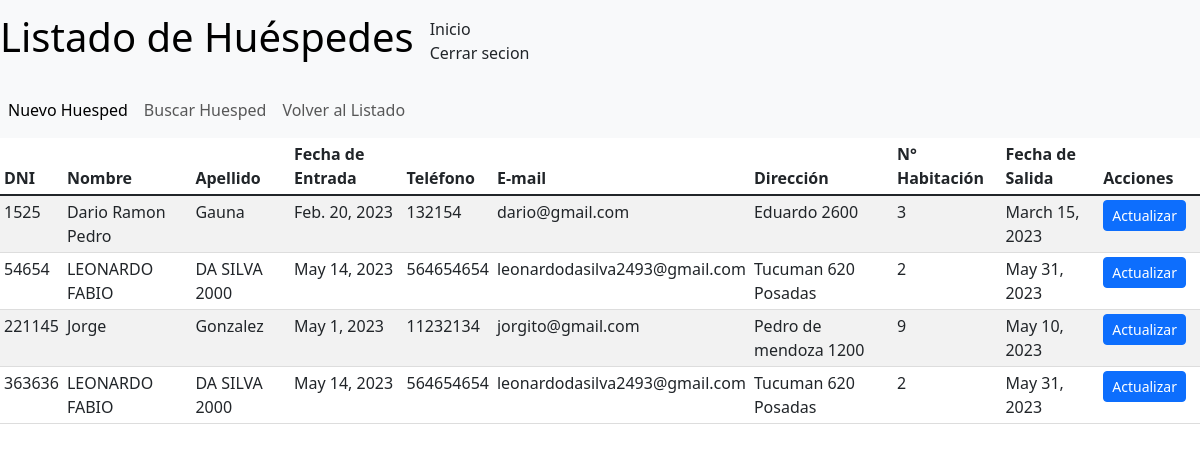
/mostrarHuesped/ (signed in), run on the app's committed database.
### gestion_persona/models.py (models this page shows, shortened)
class Persona(models.Model):
    dni = models.IntegerField(primary_key=True, null=False)
    nombre = models.CharField(max_length=100, null=False)
    apellido = models.CharField(max_length=100, null=False)
    fecha_entrada = models.DateField(null=False)
    telefono = models.CharField(max_length=100, null=False)
    email = models.EmailField(max_length=100, null=False)
    direccion = models.CharField(max_length=100, null=False)
    habitacion_nro = models.IntegerField(null=False)
    fecha_salida = models.DateField(null=False)

### gestion_persona/views.py (the view)
# urls.py: path('mostrarHuesped/', MostrarHuesped, name="lista_huespedes"),
def MostrarHuesped(request):
    lista_huesped = Persona.objects.all()
    return render(request, 'huespedes.html', {'lista_huesped':lista_huesped})

### gestion_persona/templates/huespedes.html (shortened to what this page needs)
{% extends 'principal.html' %}
{% block title %} Listado de Huéspedes{%  endblock %}
{% block content %}
<nav class="navbar navbar-expand-lg navbar-light bg-light">
    <div class="collapse navbar-collapse" id="navbarNavAltMarkup">
      <div class="navbar-nav">
        <a class="nav-item nav-link active" href="/mostrarHuesped/alta">Nuevo Huesped</a>
        <a class="nav-item nav-link" href="/mostrarHuesped/buscar">Buscar Huesped</a>
        <a class="nav-item nav-link" href="/mostrarHuesped/">Volver al Listado</a>
      </div>
  </div>
</nav>
<div class="table-container">
    <table class="table table-sm fs-6 table table-striped">
        <thead>
            <tr>
                <th>DNI</th>
                <th>Nombre</th>
                <th>Apellido</th>
                <th>Fecha de Entrada</th>
                <th>Teléfono</th>
                <th>E-mail</th>
                <th>Dirección</th>
                <th>N° Habitación</th>
                <th>Fecha de Salida</th>
                <th>Acciones</th>
            </tr>
        </thead>
        <tbody class="table-group-divider">
            {% for persona in lista_huesped %}
            <tr>
                <td>{{ persona.dni }}</td>
                <td>{{ persona.nombre }}</td>
                <td>{{ persona.apellido }}</td>
                <td>{{ persona.fecha_entrada }}</td>
                <td>{{ persona.telefono }}</td>
                <td>{{ persona.email }}</td>
                <td>{{ persona.direccion }}</td>
                <td>{{ persona.habitacion_nro }}</td>
                <td>{{ persona.fecha_salida }}</td>
                <td>
                    <a href='actualizar/{{ persona.dni }}' class="btn btn-primary btn-sm">Actualizar</a>
                </td>
            </tr>
            {% endfor %}
        </tbody>
    </table>
</div>
{% endblock %}

### gestion_persona/static/css/estilos.css (style rules this page uses)
.table { width: 100%; border-collapse: collapse; }
.table th, .table td { padding: 8px; text-align: left; border-bottom: 1px solid #ddd; }
.btn { display: inline-block; padding: 10px 20px; margin-right: 10px; border: 1px solid #ccc; border-radius: 4px; font-size: 16px; text-decoration: none; color: #333; }

### data on the page
Persona: dni "1525", nombre "Dario Ramon Pedro", apellido "Gauna", fecha_entrada "Feb. 20, 2023", telefono "132154", email "dario@gmail.com", direccion "Eduardo 2600", habitacion_nro "3", fecha_salida "March 15, 2023"
Persona: dni "54654", nombre "LEONARDO FABIO", apellido "DA SILVA 2000", fecha_entrada "May 14, 2023", telefono "564654654", email "leonardodasilva2493@gmail.com", direccion "Tucuman 620 Posadas", habitacion_nro "2", fecha_salida "May 31, 2023"
Persona: dni "221145", nombre "Jorge", apellido "Gonzalez", fecha_entrada "May 1, 2023", telefono "11232134", email "jorgito@gmail.com", direccion "Pedro de mendoza 1200", habitacion_nro "9", fecha_salida "May 10, 2023"
Persona: dni "363636", nombre "LEONARDO FABIO", apellido "DA SILVA 2000", fecha_entrada "May 14, 2023", telefono "564654654", email "leonardodasilva2493@gmail.com", direccion "Tucuman 620 Posadas", habitacion_nro "2", fecha_salida "May 31, 2023"
